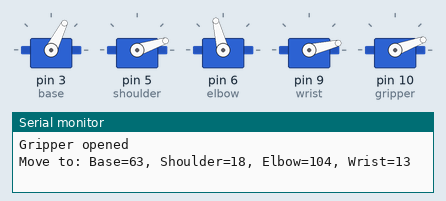
This sketch was run on a simulated Arduino Uno, built with avr-gcc and run on an emulated ATmega328P. Shown: 5 × servo, the last lines printed to the serial monitor.

Above: at 0.05 s.
At 4.0 s:
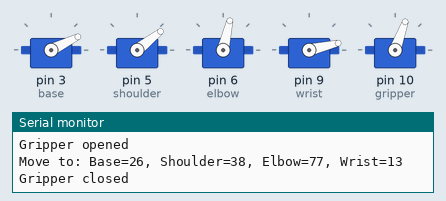
At 6.0 s:
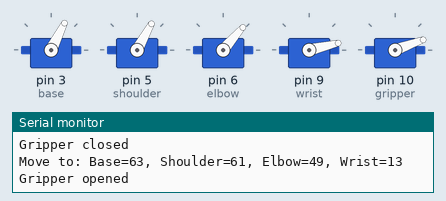
At 11.0 s:
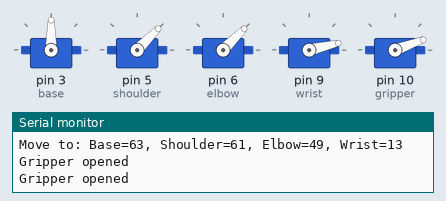
Timing chart, 0 to 14.3 s (numbered marks = the images above):
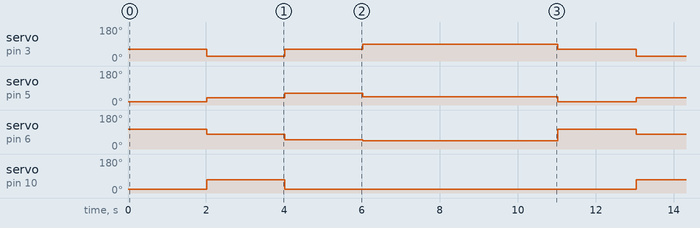

The sketch:

robotic_arm_ik_fk_gripper.ino
```cpp
#include <Servo.h>
#include <math.h>

// Arm link lengths (cm)
const float L1 = 10.0;
const float L2 = 15.0;
const float L3 = 10.0;
const float wristPitchRad = 0.227;  // ≈13°

Servo base, shoulder, elbow, wrist;
Servo gripper;  // Gripper servo

// Gripper angles
int gripperOpen = 20;
int gripperClosed = 70;

// Home positions
int baseHome = 90, shoulderHome = 45, elbowHome = 45, wristHome = 13;

void setup() {
  Serial.begin(9600);

  base.attach(3);
  shoulder.attach(5);
  elbow.attach(6);
  wrist.attach(9);
  gripper.attach(10);  // Gripper control

  moveToHomePosition();
}

void loop() {
  // ---- First Position ----
  moveToIK(5.0, 10.0, 18.0); // Move to position 1
  openGripper();             // Gripper open
  delay(2000);

  // ---- Second Position ----
  moveToIK(10.0, 5.0, 22.0);  // Move to position 2
  closeGripper();            // Gripper close (picking something)
  delay(2000);

  // ---- Third Position ----
  moveToIK(4.0, 8.0, 25.0);  // Move to drop location
  openGripper();             // Drop object
  delay(2000);

  moveToHomePosition();      // Optional: return to home
  delay(5000);               // Wait before repeating
}

// ----- Gripper Control -----
void openGripper() {
  gripper.write(gripperOpen);
  Serial.println("Gripper opened");
}

void closeGripper() {
  gripper.write(gripperClosed);
  Serial.println("Gripper closed");
}

// ----- Move to Home -----
void moveToHomePosition() {
  base.write(baseHome);
  shoulder.write(shoulderHome);
  elbow.write(elbowHome);
  wrist.write(wristHome);
  openGripper();
}

// ----- Inverse Kinematics -----
void moveToIK(float px, float py, float pz) {
  float theta1 = atan2(py, px);
  float r = sqrt(px * px + py * py);
  float wx = r - L3 * cos(wristPitchRad);
  float wz = pz - L3 * sin(wristPitchRad);

  float D = (wx * wx + wz * wz - L1 * L1 - L2 * L2) / (2 * L1 * L2);
  if (D < -1.0 || D > 1.0) {
    Serial.println("Target unreachable");
    return;
  }

  float theta3 = acos(D);
  float k1 = L1 + L2 * cos(theta3);
  float k2 = L2 * sin(theta3);
  float theta2 = atan2(wz, wx) - atan2(k2, k1);
  float theta4 = wristPitchRad;

  int baseDeg     = constrain(degrees(theta1), 0, 180);
  int shoulderDeg = constrain(degrees(theta2), 0, 180);
  int elbowDeg    = constrain(degrees(theta3), 0, 180);
  int wristDeg    = constrain(degrees(theta4), 0, 180);

  Serial.print("Move to: Base="); Serial.print(baseDeg);
  Serial.print(", Shoulder="); Serial.print(shoulderDeg);
  Serial.print(", Elbow="); Serial.print(elbowDeg);
  Serial.print(", Wrist="); Serial.println(wristDeg);

  base.write(baseDeg);
  shoulder.write(shoulderDeg);
  elbow.write(elbowDeg);
  wrist.write(wristDeg);
}
```

Measured:
- by itself, servo on pin 3 (base): repeats every 11.0 s: 63° 2.0 s, 90° 5.0 s, 63° 2.0 s, 26° 2.0 s
- by itself, servo on pin 5 (shoulder): repeats every 11.0 s: 61° 2.0 s, 45° 5.0 s, 18° 2.0 s, 38° 2.0 s
- by itself, servo on pin 6 (elbow): repeats every 11.0 s: 49° 2.0 s, 45° 5.0 s, 104° 2.0 s, 77° 2.0 s
- by itself, servo on pin 10 (gripper): alternates 70° for 2.0 s and 20° for 9.0 s
